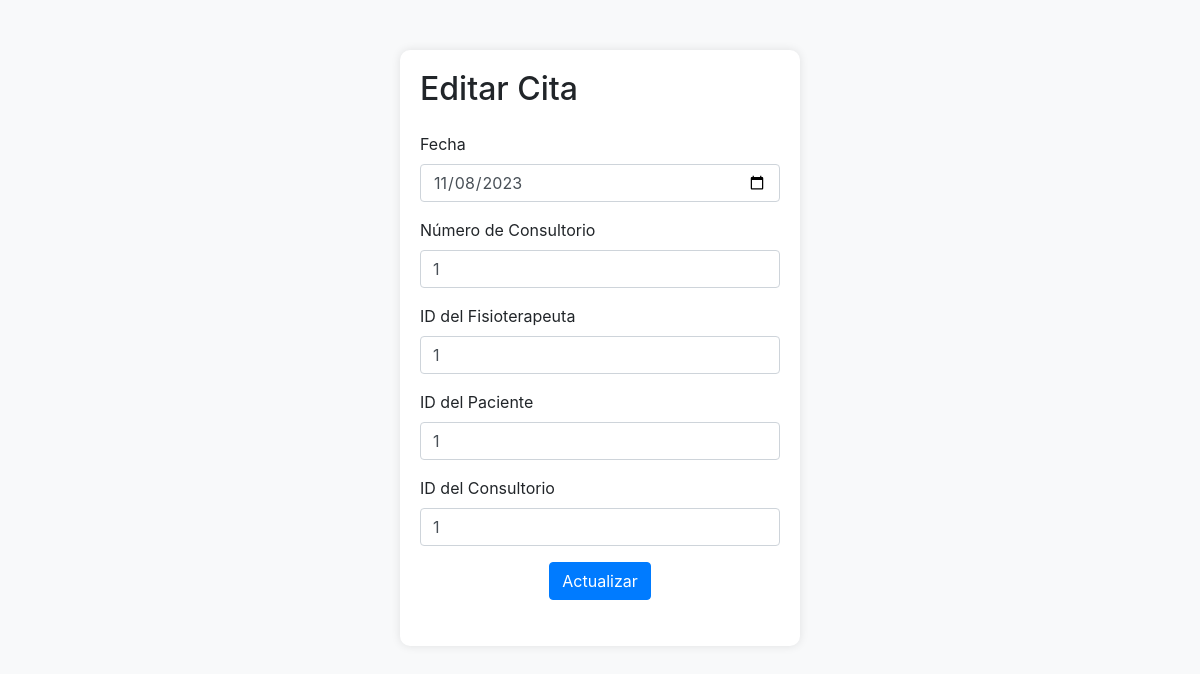
Page /cita/updateCita.php?id=1 on the committed database.
### tables this page shows
CREATE TABLE Cita (
    ID_Cita INT PRIMARY KEY AUTO_INCREMENT,
    fecha DATE,
    numConsultorio INT,
    fisioterapeuta_ID INT,
    Paciente_ID INT,
    Consultorio_ID INT,
    created_at datetime,
updated_at datetime null,
deleted_at datetime null,
    FOREIGN KEY (fisioterapeuta_ID) REFERENCES Fisioterapeuta(ID_Fisioterapeuta),
    FOREIGN KEY (Paciente_ID) REFERENCES Paciente(ID_Paciente),
    FOREIGN KEY (Consultorio_ID) REFERENCES Consultorio(ID_Consultorio)
);

### cita/updateCita.php (the view, shortened to what this page needs)
<?php
$con = connection();
$ID_Cita = $_GET['id'];
$sql = "SELECT * FROM cita WHERE ID_Cita='$ID_Cita'";
$query = mysqli_query($con, $sql);
$row = mysqli_fetch_array($query);
?>
<!DOCTYPE html>
<html lang="en">
<head>
    <link rel="stylesheet" href="https://stackpath.bootstrapcdn.com/bootstrap/4.5.2/css/bootstrap.min.css">
</head>
<body>
    <div class="container">
        <div class="cita-form">
            <h2 class="mb-4">Editar Cita</h2>
            <form action="editarCita.php" method="POST">
                <div class="form-group">
                    <label for="fecha">Fecha</label>
                    <input type="date" class="form-control" name="fecha" value="<?= $row['fecha'] ?>">
                </div>
                <div class="form-group">
                    <label for="numConsultorio">Número de Consultorio</label>
                    <input type="text" class="form-control" name="numConsultorio" placeholder="Número de Consultorio" value="<?= $row['numConsultorio'] ?>">
                </div>
                <div class="form-group">
                    <label for="fisioterapeuta_ID">ID del Fisioterapeuta</label>
                    <input type="text" class="form-control" name="fisioterapeuta_ID" placeholder="ID del Fisioterapeuta" value="<?= $row['fisioterapeuta_ID'] ?>">
                </div>
                <div class="form-group">
                    <label for="Paciente_ID">ID del Paciente</label>
                    <input type="text" class="form-control" name="Paciente_ID" placeholder="ID del Paciente" value="<?= $row['Paciente_ID'] ?>">
                </div>
                <div class="form-group">
                    <label for="Consultorio_ID">ID del Consultorio</label>
                    <input type="text" class="form-control" name="Consultorio_ID" placeholder="ID del Consultorio" value="<?= $row['Consultorio_ID'] ?>">
                </div>
                <div class="form-group text-center">
                    <input type="submit" class="btn btn-primary" value="Actualizar">
                </div>
            </form>
        </div>
    </div>
</body>
</html>

### cita/updateCita.php (style rules this page uses)
body { background-color: #f8f9fa; }
.cita-form { max-width: 400px; margin: 50px auto; background-color: #ffffff; padding: 20px; border-radius: 10px; box-shadow: 0 0 10px rgba(0, 0, 0, 0.1); }
.cita-form input { margin-bottom: 10px; }

### rows in the picture
cita: fecha "11/08/2023", numConsultorio "1", fisioterapeuta_ID "1", Paciente_ID "1", Consultorio_ID "1"
